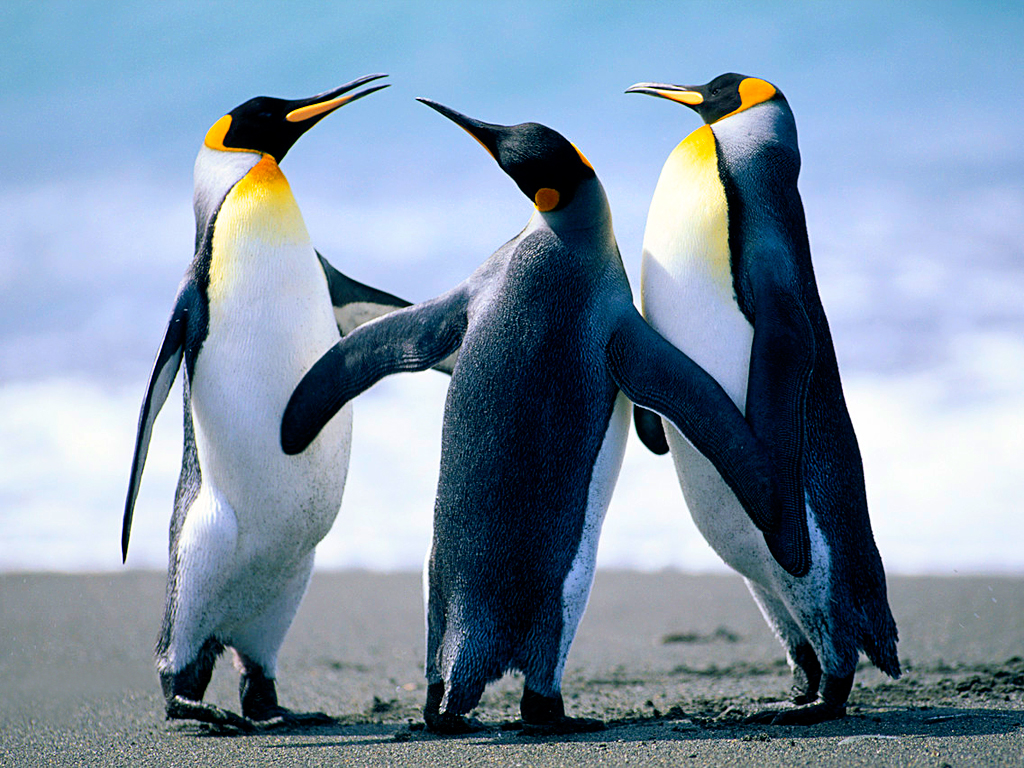
#> input picture TH/Chapter02/ChimCanhCut.jpg, 1024 x 768 px
$ python Rotation.py
#> lines starting #> are read from the running program, lines starting #| are printed output that depends on the picture
#Created by Tran Phuoc Loi 2101076

import cv2 as cv
img = cv.imread('ChimCanhCut.jpg')
#> img is the input picture: shape (768, 1024, 3); mean B, G, R 168.1, 148, 127.8
num_width, num_height = img.shape[:2]
#> num_width = 768; num_height = 1024
print(img.shape[:2])
#| (768, 1024)
print(num_width)
#| 768
print(num_height)
#| 1024
rotation_matrix = cv.getRotationMatrix2D((num_width/2, num_height/2), 45, 1)
img_rotation = cv.warpAffine(img, rotation_matrix, (num_width, num_height))
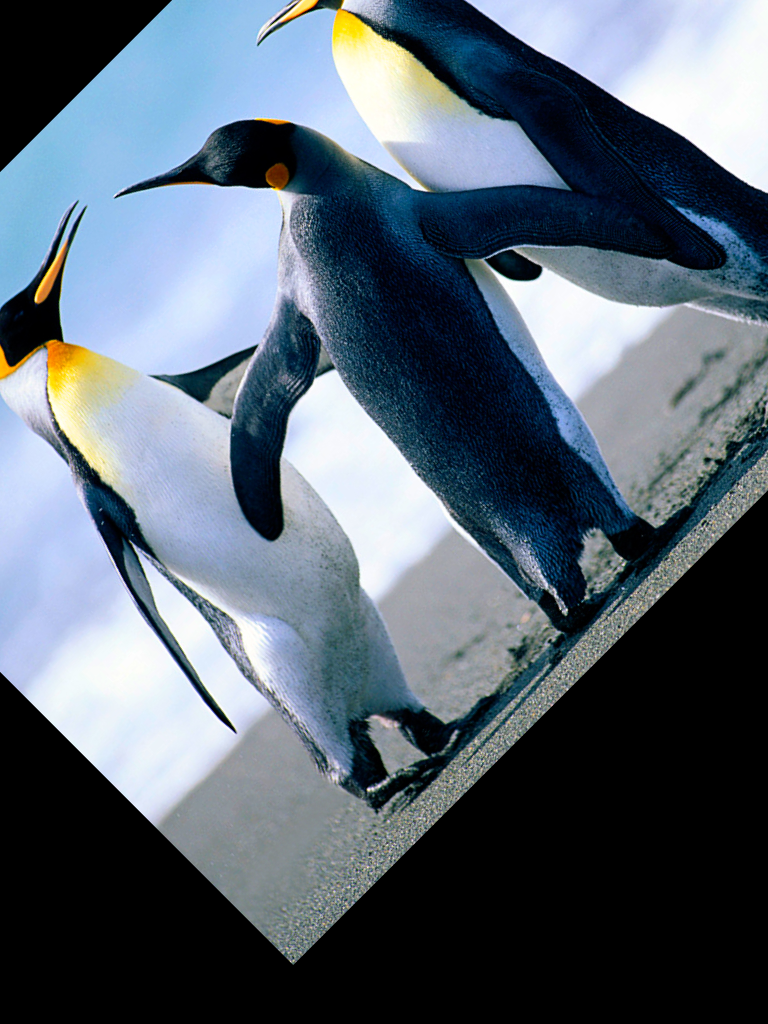
#> img_rotation: shape (1024, 768, 3); mean B, G, R 113.9, 102, 90

cv.imshow('Rotation', img)
cv.waitKey()
cv.imshow('Rotation', img_rotation)
cv.waitKey()

$ run again, with TH/Chapter02/Lighthouse1.jpg copied over TH/Chapter02/ChimCanhCut.jpg
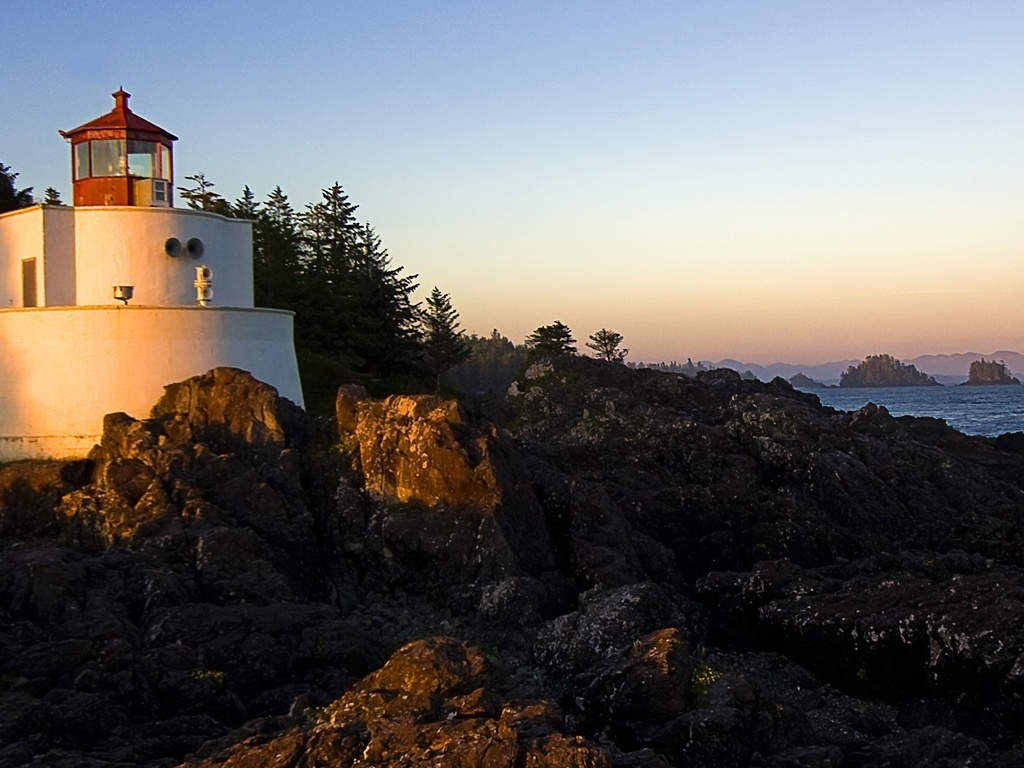
#> input picture TH/Chapter02/Lighthouse1.jpg, 1024 x 768 px
#> img is the input picture: shape (768, 1024, 3); mean B, G, R 98.6, 100.9, 104.2
#| (768, 1024)
#| 768
#| 1024
#> `img_rotation = cv.warpAffine(img, rotation_matrix, (num_width, num_hei..`:
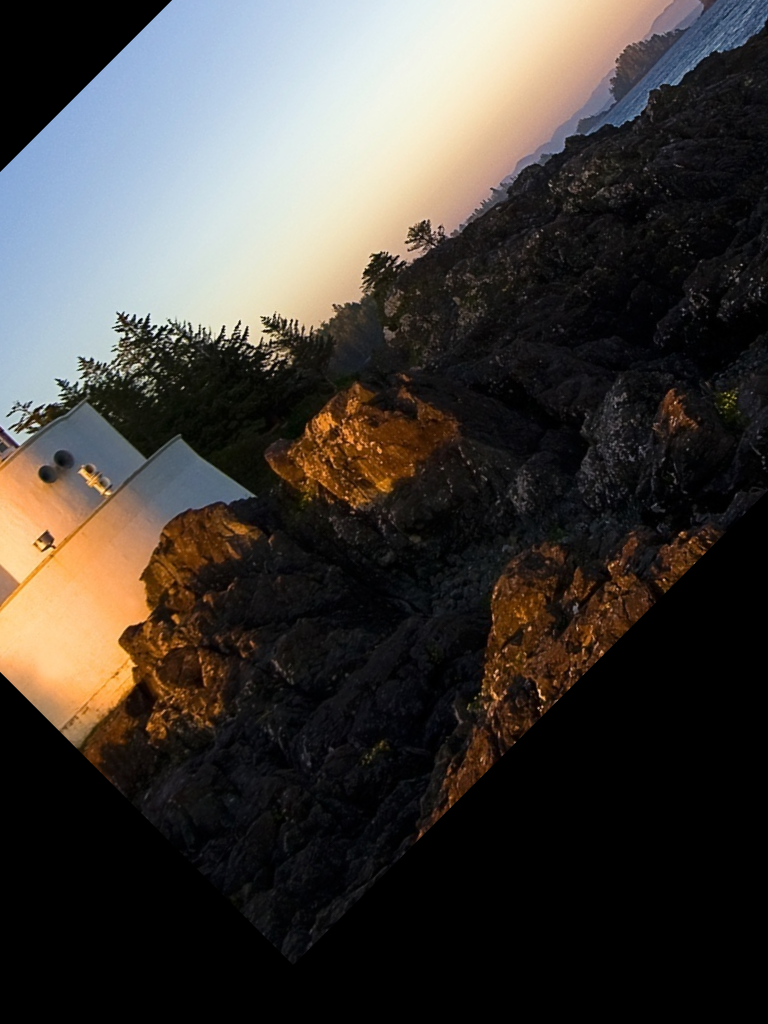
#> img_rotation: shape (1024, 768, 3); mean B, G, R 58.7, 62.8, 67.2
